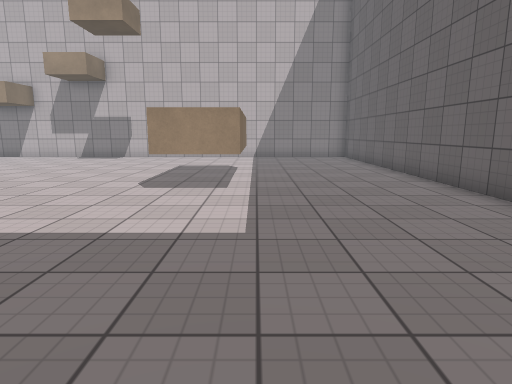
[1] (above)

15 first-person views from a walk through a 3-D level made in the Unity game engine. The camera is 1.3 m above the floor, tilts 10° down and sees 75° across. The floor is counted in squares, 1 m on a side. Each view is taken from the middle of a square. On the plan, view 1 faces up. The plan holds only what a view shows up to about 14 squares ahead; the rest is blank. The place goes on beyond the plan. The player character is not drawn. Surface patterns are stand-ins for the level's own textures.

[2]
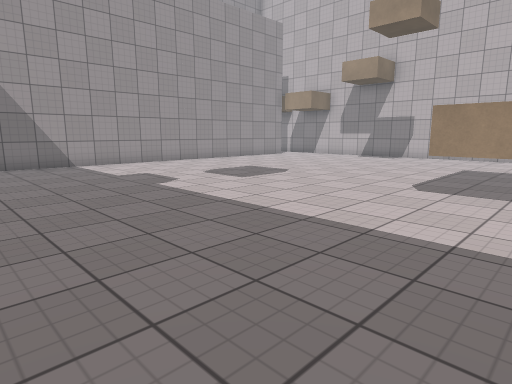

[3]
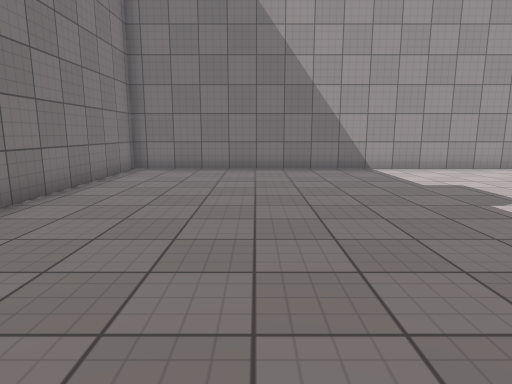

[4]
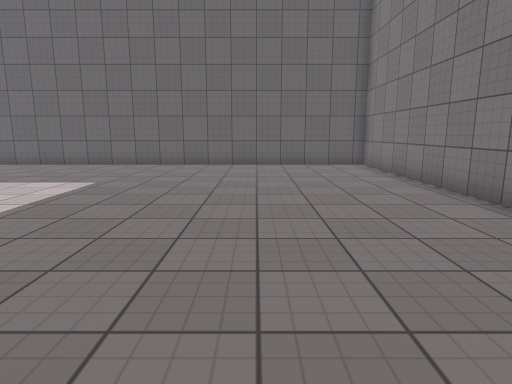

[5]
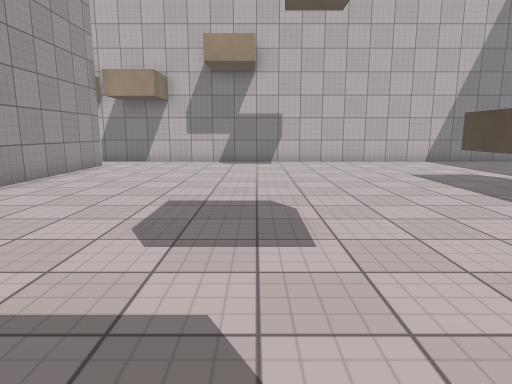

[6]
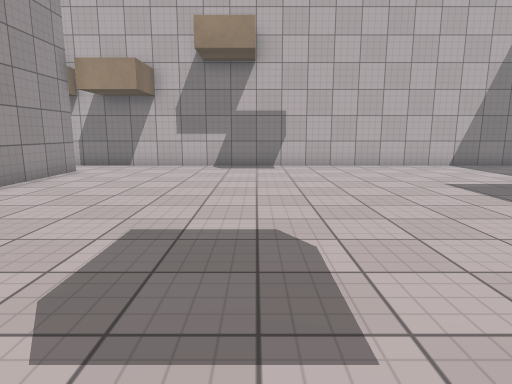

[7]
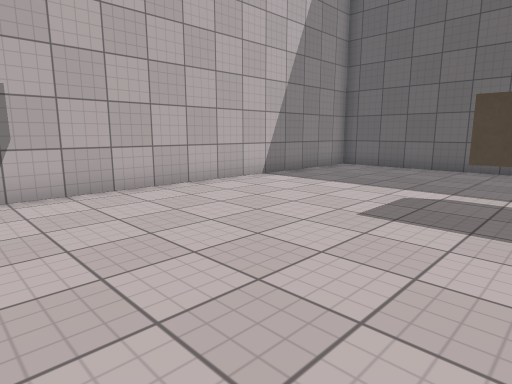

[8]
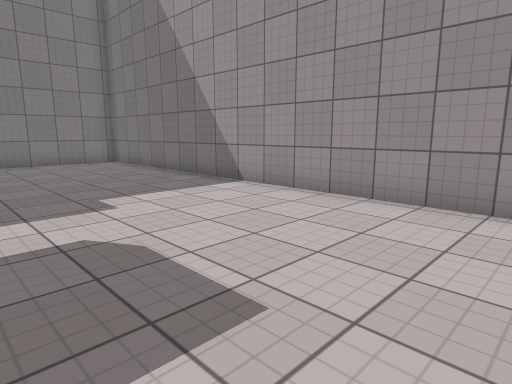

[9]
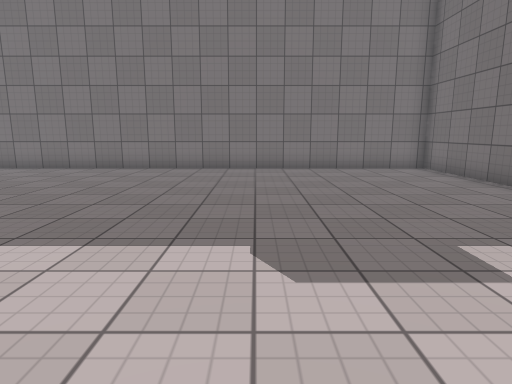

[10]
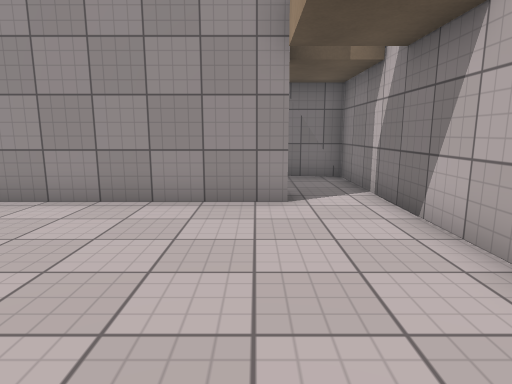

[11]
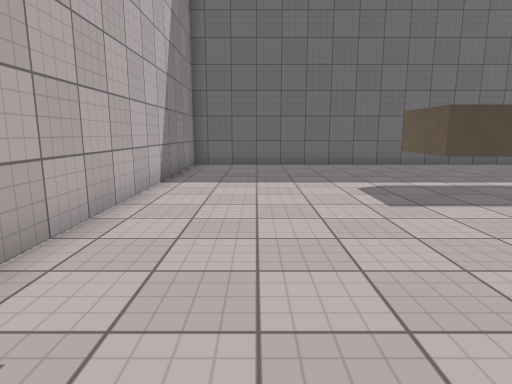

[12]
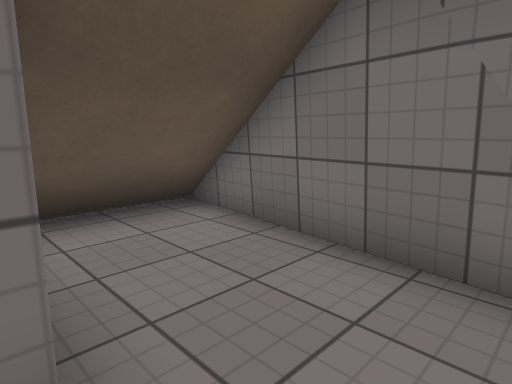

[13]
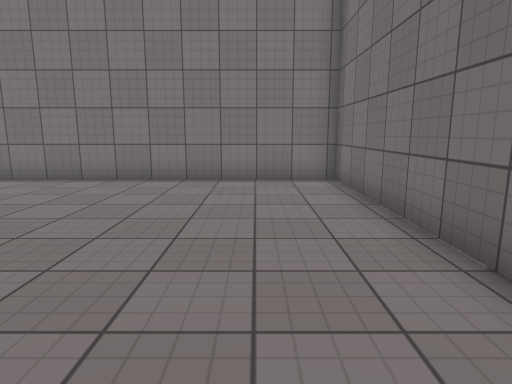

[14]
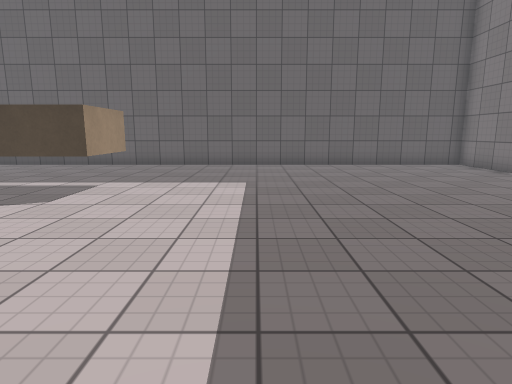

[15]
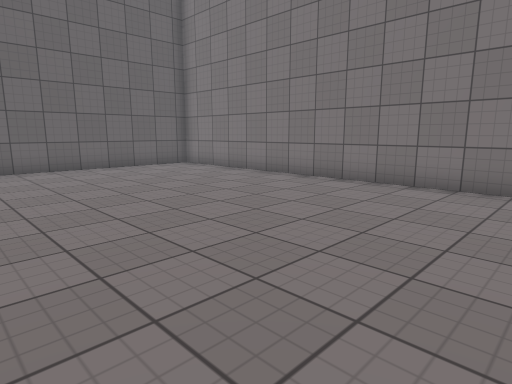

### Floor plan
Key: @ floor where view 1 was taken; # wall or solid block; . floor; ^ raised ledge.
Columns run from 19 left of view 1 to 5 right of it. Each row starts with its distance up from view 1.
 19  ########################
 18  #......................#
 17  #......................#
 16 ##..#...................#
 15 #...#...................#
 14 #####...................#
 13     #...................#
 12     #............^^.....#
 11     #............^^.....#
 10     #............^^.....#
  9     #............^^.....#
  8     #............^^.....#
  7     #...................#
  6     #...................#
  5     #...................#
  4     #...................#
  3     #...................#
  2     #...................#
  1     #...................#
  0     #..............@....#
 -1     #...................#
 -2     #...................#
 -3     #...................#
 -4     #...................#
 -5     #####################

Where each view was taken, in squares from view 1:
view 1: 0 up, 0 right, facing up
view 2: 0 up, 0 right, facing up-left
view 3: 0 up, 2 left, facing left
view 4: 0 up, 9 left, facing right
view 5: 3 up, 8 left, facing up
view 6: 5 up, 8 left, facing up
view 7: 11 up, 8 left, facing up-right
view 8: 11 up, 8 left, facing down-left
view 9: 8 up, 8 left, facing down
view 10: 16 up, 8 left, facing left
view 11: 16 up, 9 left, facing right
view 12: 18 up, 15 left, facing down-left
view 13: 5 up, 12 left, facing down
view 14: 4 up, 9 left, facing right
view 15: 4 up, 8 left, facing down-right
